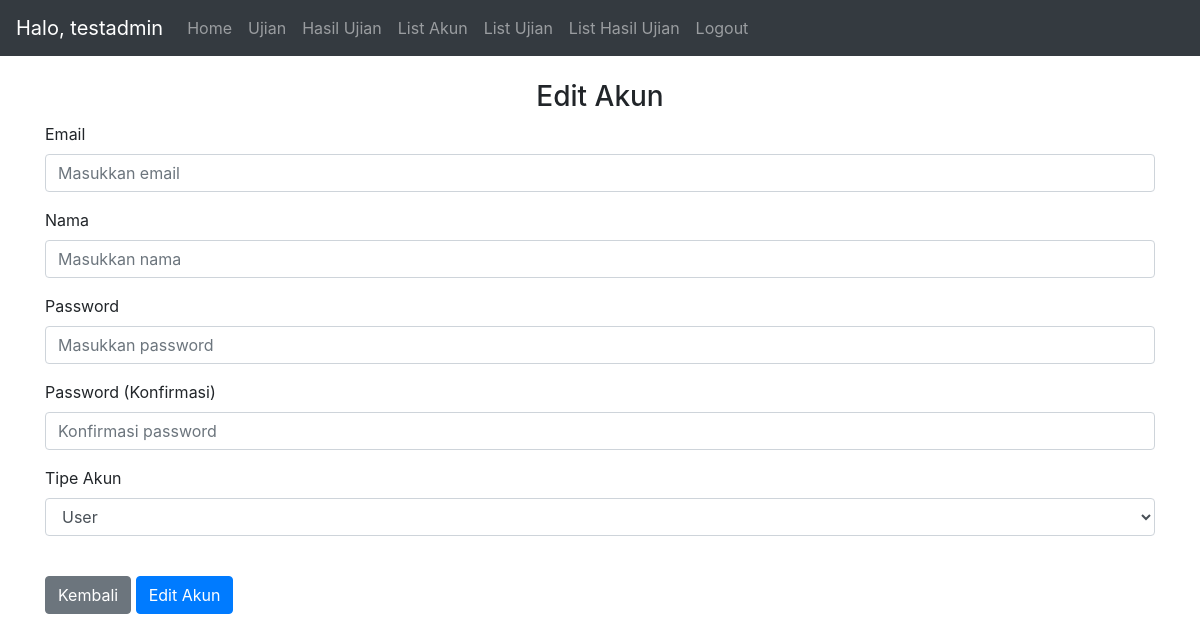
/edit_account/5 (signed in), run on an earlier commit of the app's database.
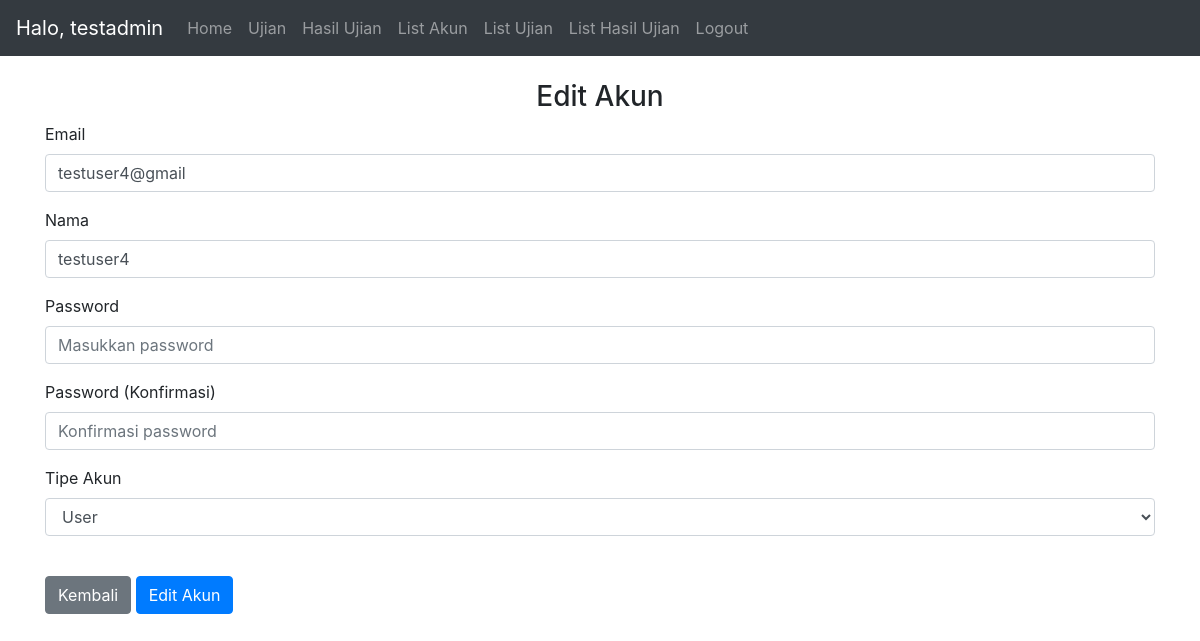
And on a later commit of the database.
### website/models.py (models this page shows)
class User(db.Model, UserMixin):
    id = db.Column(db.Integer, primary_key=True)
    email = db.Column(db.String(150), unique=True)
    password = db.Column(db.String(150))
    name = db.Column(db.String(150))
    type = db.Column(db.String(150))
    notes = db.relationship('Note')
    results = db.relationship('Result')
    useranswer = db.relationship('UserAnswer')

### website/views.py (the view, shortened to what this page needs)
@views.route('/edit_account/<id>', methods=['GET','POST'])
@login_required
def edit_account(id):
    if current_user.type != 'admin':
        return redirect("/")
    else:
        db_user = User.query.get(id)
        return render_template("edit_account.html", user=current_user, edit_user=db_user)#, kelas=db_class)

### website/__init__.py (called while the page is built)
def create_app():
    app = Flask(__name__)
    app.config['SECRET_KEY'] = 'secret key'
    app.config['SQLALCHEMY_DATABASE_URI'] = f'sqlite:///{DB_NAME}'
    db.init_app(app)
    from .views import views
    from .auth import auth
    app.register_blueprint(views, url_prefix='/')
    app.register_blueprint(auth, url_prefix='/')
    from .models import User, Note, Exam, Result, Question,UserAnswer #,Class
    with app.app_context():
        db.create_all()
    login_manager = LoginManager()
    login_manager.login_view = 'auth.login'
    login_manager.init_app(app)
    @login_manager.user_loader
    def load_user(id):
        return User.query.get(int(id))
    return app

### website/templates/edit_account.html (shortened to what this page needs)
{% extends "base.html" %} {% block title %}Edit Akun{% endblock %} {% block
content %}
<br>
<form method="POST">
  <h3 align="center">Edit Akun</h3>
  <div class="form-group">
    <label for="email">Email</label>
    <input
      type="email"
      class="form-control"
      id="email"
      name="email"
      placeholder="Masukkan email"
      value="{{edit_user.email}}"
    />
  </div>
  <div class="form-group">
    <label for="name">Nama</label>
    <input
      type="text"
      class="form-control"
      id="name"
      name="name"
      placeholder="Masukkan nama"
      value="{{edit_user.name}}"
      required
    />
  </div>
  <div class="form-group">
    <label for="password1">Password</label>
    <input
      type="password"
      class="form-control"
      id="password1"
      name="password1"
      placeholder="Masukkan password"
      required
    />
  </div>
  <div class="form-group">
    <label for="password2">Password (Konfirmasi)</label>
    <input
      type="password"
      class="form-control"
      id="password2"
      name="password2"
      placeholder="Konfirmasi password"
      required
    />
  </div>
  <div class="form-group">
    <label for="type">Tipe Akun</label>
    <br>
    <select id="type" name="type" class="form-control"required>
      <option value="user">User</option>
    </select>
  </div>
  <br>
  <a type="button" class="btn btn-secondary" href="/list_account/1">Kembali</a>
  <button type="submit" class="btn btn-primary">Edit Akun</button>
</form>
{% endblock %}

What changed in the data, as far as the page shows it:
added User: email "testuser4@gmail", name "testuser4"
